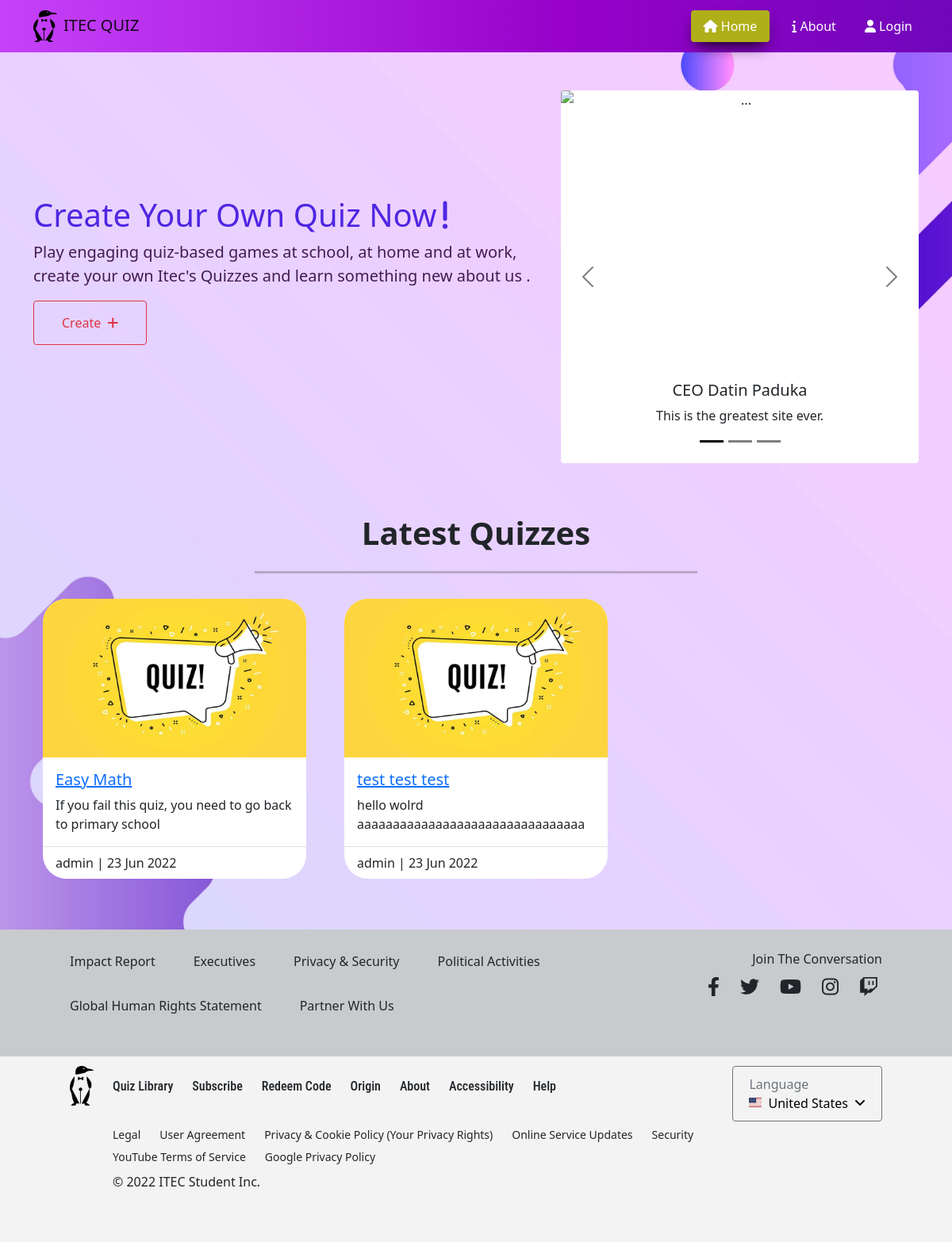
The page / on the database its author committed.
### tables this page shows
CREATE TABLE IF NOT EXISTS `quizzes` (
  `id` bigint(20) NOT NULL AUTO_INCREMENT,
  `title` varchar(255) NOT NULL,
  `description` text NOT NULL,
  `img_upload` varchar(255) NOT NULL DEFAULT 'images/web_designs/quiz_default_img.png',
  `date_created` datetime NOT NULL DEFAULT CURRENT_TIMESTAMP,
  `date_updated` datetime DEFAULT NULL,
  `author_id` bigint(20) NOT NULL,
  PRIMARY KEY (`id`),
  KEY `FK_authorID_userID` (`author_id`)
);

CREATE TABLE IF NOT EXISTS `users` (
  `id` bigint(20) NOT NULL AUTO_INCREMENT,
  `username` varchar(55) NOT NULL,
  `email` varchar(255) NOT NULL,
  `password_hash` varchar(255) NOT NULL,
  `role` tinyint(4) NOT NULL DEFAULT '2',
  `date_created` datetime NOT NULL DEFAULT CURRENT_TIMESTAMP,
  `date_updated` datetime DEFAULT NULL,
  PRIMARY KEY (`id`)
);

### classes/Quiz.php (called while the page is built, shortened)
<?php
class Quiz {
    public $conn;
    public function __construct($conn) {
        $this->conn = $conn;
    }
    public function getBasicQuizzesInfo($limit = 12, $offset = 0){
        $sql = "SELECT qui.*, u.username
                FROM quizzes qui join users u ON qui.author_id=u.id
                LIMIT ?,?";
        $stmt = $this->conn->prepare($sql);
        $stmt->bind_param("ii", $offset, $limit);
        $stmt->execute();
        $results = $stmt->get_result();
        return $results->fetch_all(MYSQLI_ASSOC);
    }
}
?>

### index.php (the view, shortened to what this page needs)
<?php
include "inc/head.php";
$quizObj = new Quiz($conn);
$quizzes = $quizObj->getBasicQuizzesInfo();
?>
<div class="main-banner">
    <div class="container d-flex">
        <div class="row py-3 pt-5">
            <div class="small-jumbotron col-lg-7 d-flex align-items-center mb-3">
                <div class="">
                    <h1 class="text-blue font-40">Create Your Own Quiz Now<i class="fas fa-exclamation ms-2"></i>
                    </h1>
                    <p class="text-purple font-20">Play engaging quiz-based games at school, at home and at work,
                        create
                        your own Itec's Quizzes and learn something new about us .</p>
                    <a href="create_quiz.php"><button type="button" class="btn btn-outline-danger">Create<i class="fas fa-plus ms-2"></i></button></a>
                </div>
            </div>
            <div class="reviews col-lg-5 d-flex align-items-center text-center">
                <div class="flex-fill">
                    <div id="carouselExampleDark" class="carousel carousel-dark slide" data-bs-ride="carousel">
                        <div class="carousel-indicators">
                            <button type="button" data-bs-target="#carouselExampleDark" data-bs-slide-to="0"
                                class="active" aria-current="true" aria-label="Slide 1"></button>
                            <button type="button" data-bs-target="#carouselExampleDark" data-bs-slide-to="1"
                                aria-label="Slide 2"></button>
                            <button type="button" data-bs-target="#carouselExampleDark" data-bs-slide-to="2"
                                aria-label="Slide 3"></button>
                        </div>
                        <div class="carousel-inner">
                            <div class="carousel-item active" data-bs-interval="10000">
                                <div class="card">
                                    <img src="images/web_designs/CEO1.jpg" class="card-img-top" height="350vh"
                                        alt="...">
                                    <div class="card-body pb-5">
                                        <h5 class="card-title">CEO Datin Paduka</h5>
                                        <p class="card-text">This is the greatest site ever.</p>
                                    </div>
                                </div>
                            </div>
                        </div>
                        <button class="carousel-control-prev" type="button" data-bs-target="#carouselExampleDark"
                            data-bs-slide="prev">
                            <span class="carousel-control-prev-icon" aria-hidden="true"></span>
                        </button>
                        <button class="carousel-control-next" type="button" data-bs-target="#carouselExampleDark"
                            data-bs-slide="next">
                            <span class="carousel-control-next-icon" aria-hidden="true"></span>
                        </button>
                    </div>
                </div>
            </div>
        </div>
    </div>
</div>
<div class="latestQuiz mt-5 mb-5">
    <div class="container">
        <h1 class="text-center fw-bolder">Latest Quizzes</h1>
        <div class="d-flex justify-content-center">
            <hr>
        </div>
        <div class="row">
            <?php foreach($quizzes as $quiz): ?>
            <div class="col-lg-4 col-md-6 my-3 d-flex px-4">
                <div class="card " style="width:100%; border-radius: 30px;">
                    <img src="<?= $quiz['img_upload']; ?>" class="card-img-top " style="border-radius: 30px 30px 0px 0px; alt="" height="200px">
                    <div class="card-body">
                        <a href="quizGame.php?id=<?php echo $quiz['id'] ?>">
                            <h5 class="card-title"><?= $quiz['title']; ?></h5>
                        </a>
                        <p class="card-text"><?= substr($quiz['description'], 0, 100) ?></p>
                    </div>
                    <div class="card-footer d-flex justify-content-between" style="background-color: transparent;">
                        <div>
                            <?php echo $quiz['username'] . " | " . date("d M Y", strtotime($quiz['date_created'])); ?>
                        </div>
                    </div>
                </div>
            </div>
            <?php endforeach; ?>
        </div>
    </div>
</div>
<?php
include "inc/footer.php";
?>

### rows shown on the page
quizzes: img_upload (placeholder picture), title "Easy Math", description "If you fail this quiz, you need to go back to primary school", author.username "admin", date_created "23 Jun 2022"
quizzes: img_upload (placeholder picture), title "test test test", description "hello wolrd aaaaaaaaaaaaaaaaaaaaaaaaaaaaaaaa", author.username "admin", date_created "23 Jun 2022"
